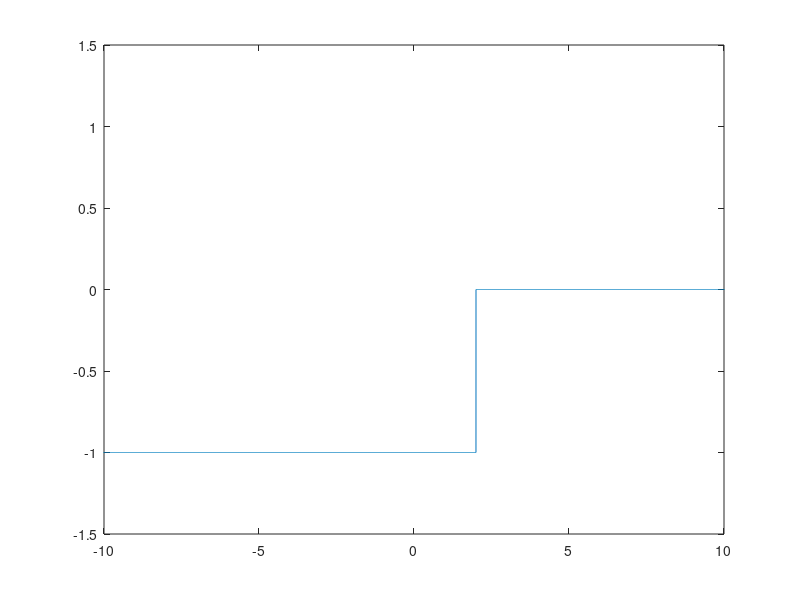

MATLAB code to generate this figure:
%Unit Step Signal of Continuous time signal.

%Reference:
%Youtube: 

clc;                        %Clears the command window and homes the cursor.
clear all;                  %Clear variables and functions from memory.
clf;                        %Clear current figure.

%Defining The Original Signal {x(t)}.

t=-20:0.001:20;             %defining the x axis.
x=@(t) 1.*(t>0);            %Defining the amplitude of Y axis each point of x axis from -10 to 10. [x=@(n)] equal to x(n).
plot(t,-x(-t+2));               %Plot use for Continuos signal.
axis([-10 10 -1.5 1.5]);    %AXIS([XMIN XMAX YMIN YMAX]) sets scaling for the x- and y-axes on the current plot.

